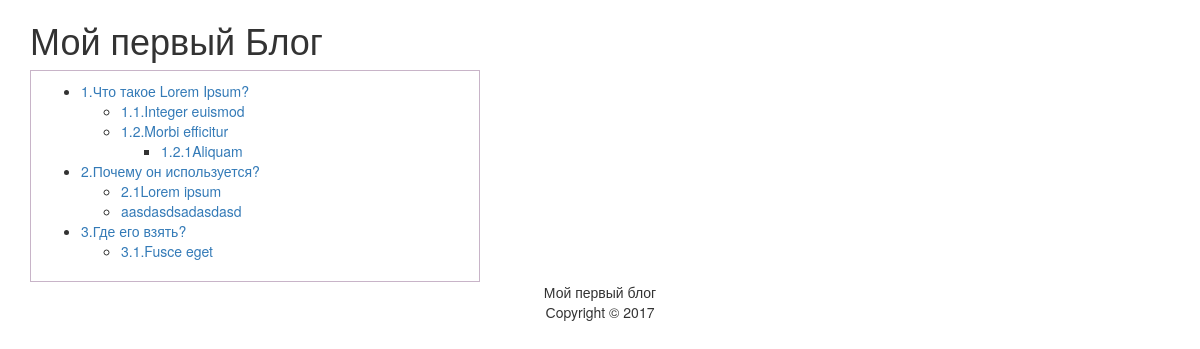
Page /menu.php on the committed database.
### tables this page shows
CREATE TABLE `articles` (
  `id` int(11) NOT NULL,
  `title` varchar(255) NOT NULL,
  `content` text NOT NULL,
  `date` date NOT NULL,
  `parent_id` tinyint(4) NOT NULL DEFAULT '0'
);

### functions/fanctions.php (the view, shortened to what this page needs)
<?php
function get_cat(){
    $link = db_connect();
    $sql = "SELECT id,title,parent_id FROM articles";
    $result = mysqli_query($link,$sql);
    $arr_cat = array();
    if(mysqli_num_rows($result) != 0){
        for($i = 0; $i < mysqli_num_rows($result); $i++){
            $row = mysqli_fetch_array($result, MYSQLI_ASSOC);
            if(empty($arr_cat[$row['parent_id']])){
                $arr_cat[$row['parent_id']] = array();
            }
            $arr_cat[$row['parent_id']][] = $row;
        }
    }
    return $arr_cat;
}
function view_cat($arr, $parent_id = 0){
    if(empty($arr[$parent_id])){
        return;
    }
    echo "<ul>";
    for($i = 0; $i < count($arr[$parent_id]); $i++){
        echo "<li><a href='../article.php?id=".$arr[$parent_id][$i]['id'].
            "&parent_id=".$parent_id."'>".$arr[$parent_id][$i]['title']."</a>";
        view_cat($arr,$arr[$parent_id][$i]['id']);
        echo "</li>";
    }
    echo '</ul>';
}
?>

### rows in the picture
articles: title "1.Что такое Lorem Ipsum?"
articles: title "1.2.Morbi efficitur"
articles: title "2.Почему он используется?"
articles: title "aasdasdsadasdasd"
articles: title "3.Где его взять?"

### other values in the picture
$arr[$parent_id][$i]['title'] "1.1.Integer euismod"
$arr[$parent_id][$i]['title'] "1.2.1Aliquam"
$arr[$parent_id][$i]['title'] "2.1Lorem ipsum"
$arr[$parent_id][$i]['title'] "3.1.Fusce eget"
